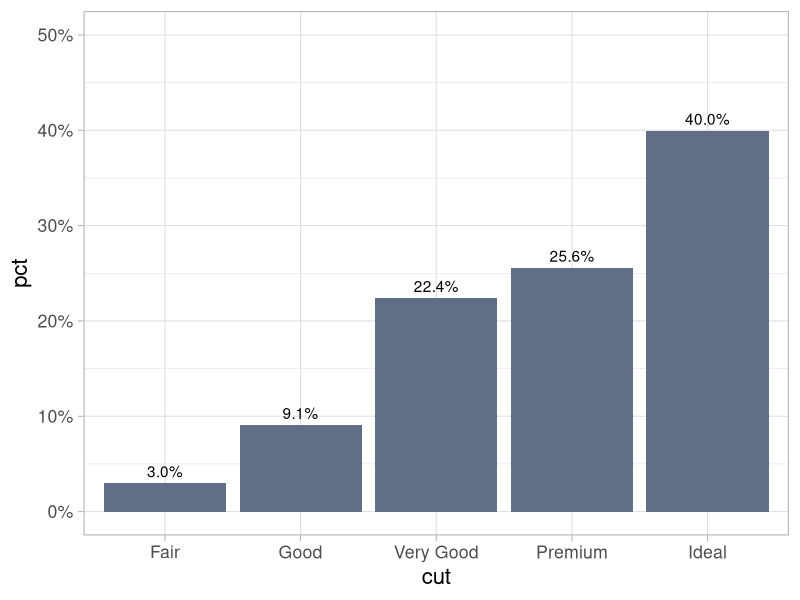
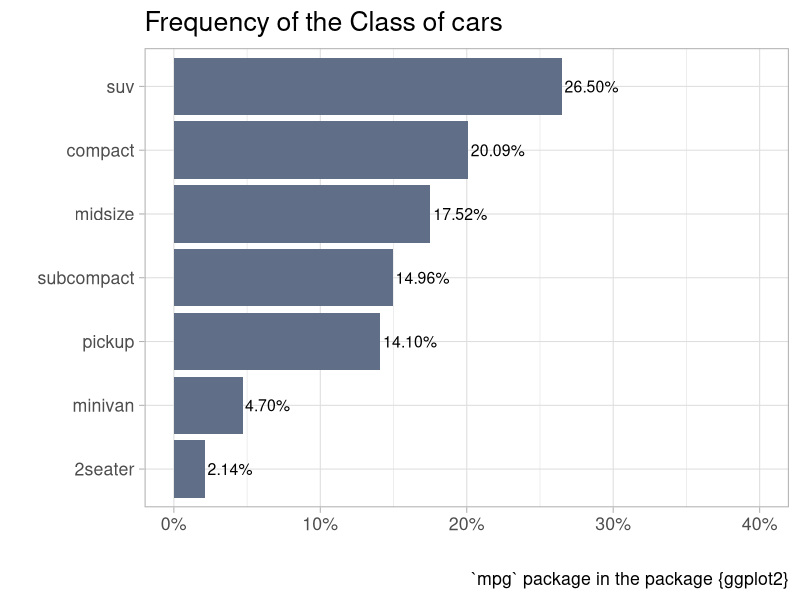

These charts were generated, in order, by the following R code:
## ---- chunk 1
knitr::opts_chunk$set(echo = TRUE)
## ---- chunk 2

library(tidyverse)
library(palmerpenguins)
## ---- chunk 3
mpg |> count(class)
## ---- chunk 4
diamonds |> 
  count(cut) |> 
  mutate(pct = n / sum(n)) |> 
  ggplot(aes(x = cut, y = pct))+
  geom_col(fill = "#616e88")+
  geom_text(aes(label = scales::percent(pct)), vjust = -0.5)+
  scale_y_continuous(labels = scales::percent, limits = c(0,0.5))+
  theme_light(base_size = 16)

## ---- chunk 5
mpg |> 
  mutate(class = fct_infreq(class)) |> 
  count(class) |> 
  mutate(pct = n / sum(n)) |> 
  ggplot(aes(x = fct_rev(class), y = pct))+
  geom_col(fill = "#616e88")+
  geom_text(aes(label = scales::percent(pct)), size = 4, hjust = -0.05)+
  coord_flip()+
  scale_y_continuous(labels = scales::percent, limits = c(0,0.4))+
  theme_light(base_size = 16)+
  labs(
    title = "Frequency of the Class of cars ",
    x = "",
    y = "",
    caption = "`mpg` package in the package {ggplot2}"
  )

